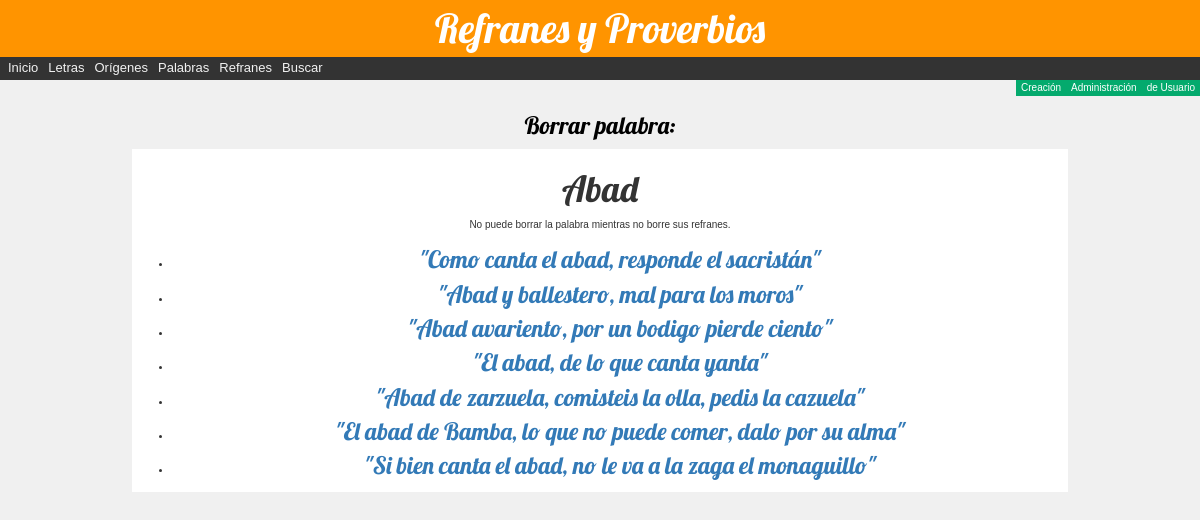
Screenshot of /refran/palabra/0f5e8e0c-fb98-401b-aff6-d451b12ce84a/borra/ (signed in) with the database file from the repository.
### refran/models.py (models this page shows, shortened)
class Palabra(models.Model):
   id = models.UUIDField(
        primary_key=True,
        default=uuid.uuid4,
        )
   palabra = models.CharField(
             'Palabra',
             max_length=31,
             )
   significado = models.TextField(
             'Significado',
             max_length=352,
             default="",
             )
   fecha = models.DateField(
           'Registrada',
           default=date.today,
           null=True,
           blank=True
           )
   letra = models.ForeignKey(
           'Letra',
           on_delete=models.RESTRICT,
           null=False
           )
   origen = models.ForeignKey(
            'Origen',
            on_delete=models.RESTRICT,
            null=True
            )
   creador = models.ForeignKey(
             settings.AUTH_USER_MODEL,
             on_delete=models.SET_NULL,
             null=True,
             blank=True
             )
   ESTADOS = (
         ('r', 'Revisión'),
         ('a', 'Aprobada'),
      )
   estado = models.CharField(
            'Estado',
            max_length=1,
            choices=ESTADOS,
            blank=True,
            default='r',
            )
   class Meta:
       ordering = ['palabra','letra','origen','fecha']

class Refran(models.Model):
   id = models.UUIDField(
        primary_key=True,
        default=uuid.uuid4,
        )
   dicho = models.TextField(
           'Refrán',
           max_length=191,
           )
   explicacion = models.TextField(
                 'Explicación',
                 max_length=251,
                 )
   fecha = models.DateField(
           'Registrado',
           default=date.today,
           null=True,
           blank=True
           )
   fechaaprobacion = models.DateField(
           'Aprobado',
           null=True,
           blank=True
           )
   fechapublicacion = models.DateField(
           'Publicado',
           null=True,
           blank=True
           )
   ESTADOS = (
         ('r', 'Revisión'),
         ('a', 'Aprobado'),
         ('p', 'Publicado')
      )
   estado = models.CharField(
            'Estado',
            max_length=1,
            choices=ESTADOS,
            blank=True,
            default='r',
            )
   letra = models.ForeignKey(
           'Letra',
           on_delete=models.RESTRICT,
           null=False
           )
   palabra = models.ForeignKey(
             'Palabra',
             on_delete=models.RESTRICT,
             null=True
             )
   origen = models.ForeignKey(
            'Origen',
            on_delete=models.RESTRICT,
            null=True
            )
   creador = models.ForeignKey(
             settings.AUTH_USER_MODEL,
             on_delete=models.SET_NULL,
             null=True,
             blank=True
             )
   class Meta:
      ordering = ['palabra', 'fecha', 'fechaaprobacion', 'fechapublicacion']

### refran/views.py (the view, shortened to what this page needs)
# urls.py: path('palabra/<uuid:pk>/borra/', views.PalabraBorra.as_view(), name='palabra-borra'),
class PalabraBorra(PermissionRequiredMixin,DeleteView):
   model = Palabra
   success_url = reverse_lazy('palabras')
   permission_required='refran.delete_palabra'

### refran/templates/refran/palabra_confirm_delete.html
{% extends "base_generic.html" %}
{% block content %}
<div class="col-sm-12">
   <div class="titulo_pag">
<h3>Borrar palabra:</h3>
   </div>
   <div id="contenido">
   <section>
      <article>
<h1>{{ palabra.palabra }}</h1>
{% if palabra.refran_set.all %}
   <p>No puede borrar la palabra mientras no borre sus refranes. </p>
  <ul>
      {% for refran in palabra.refran_set.all %}
         <li><a class="refran" href="{% url 'refran-detalle' refran.pk %}">"{{ refran.dicho }}"</a></li>
      {% endfor %}
   </ul>
{% else %}
   <p>¿Está seguro de querer borrar esta palabra?</p>
   <form action="" method="post">
      {% csrf_token %}
      <input type="submit" action="" value="si, borra">
   </form>
{% endif %}
      </article>
   </section>
   </div>
</div>
{% endblock %}

### refran/static/css/estilos.css (style rules this page uses)
body { margin:0; font-family: Arial, Helvetica, sans-serif; background-color:#f0f0f0; font-size:100%; margin:0; padding:0; border:0; }
h1, h2 { font-family: 'Lobster', cursive; }
.titulo_pag { font-family:Lobster; color:#000000; z-index:1; position:relative; text-align:center; font-size:2.5em; padding-top:0.5em; }
#contenido { width:80%; margin: 0 auto; x_background-color:#f9f9f2; x_border-radius: 5rem 5rem 5rem 5rem; }
section { x_border-radius: 5rem 5rem 5rem 5rem; }
article { x_-webkit-box-sizing:border-box; x_-moz-box-sizing:border-box; x_box-sizing:border-box; float:left; height:100%; width:100%; background-color:white; padding:0px; text-align:center; x_border-color:red; x_border-style:double; x_border-radius: 5rem 5rem 5rem 5rem; }
.refran { margin-top: 10px; margin-botton: 15px; font-family: 'Lobster'; font-size: 18pt; }

### rows the page displays
Palabra: palabra "Abad"
Refran: dicho "Como canta el abad, responde el sacristán"
Refran: dicho "Abad y ballestero, mal para los moros"
Refran: dicho "Abad avariento, por un bodigo pierde ciento"
Refran: dicho "El abad, de lo que canta yanta"
Refran: dicho "Abad de zarzuela, comisteis la olla, pedis la cazuela"
Refran: dicho "El abad de Bamba, lo que no puede comer, dalo por su alma"
Refran: dicho "Si bien canta el abad, no le va a la zaga el monaguillo"
